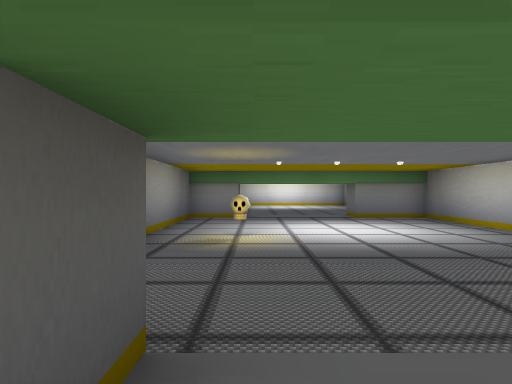
[1] (above)

17 first-person views from a walk through a Unity game level. The camera is 1.3 m above the floor, looks level and sees 75° across. The floor is counted in squares, 2 m on a side. Each view is taken from the middle of a square. On the plan, view 1 faces up. The plan holds only what a view shows up to about 10 squares ahead; the rest is blank. Some animated figures are not drawn.

[2]
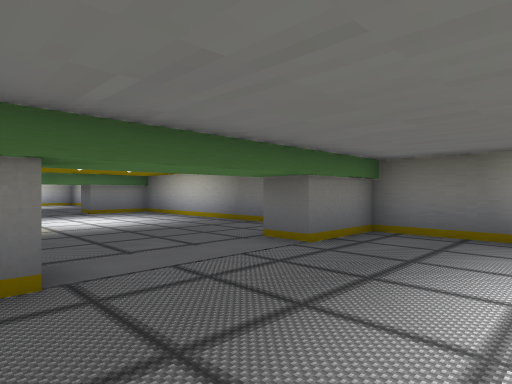

[3]
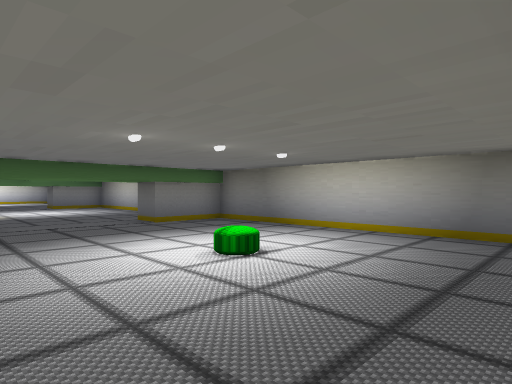

[4]
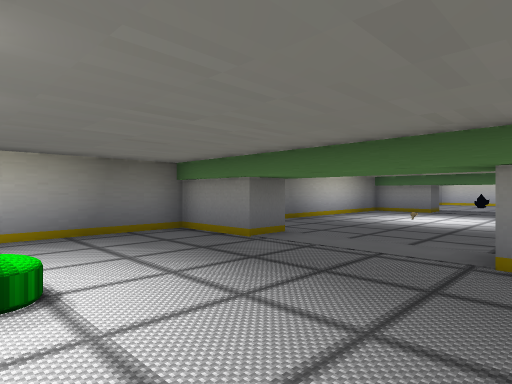

[5]
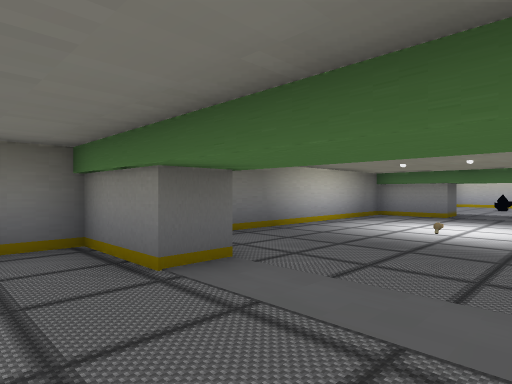

[6]
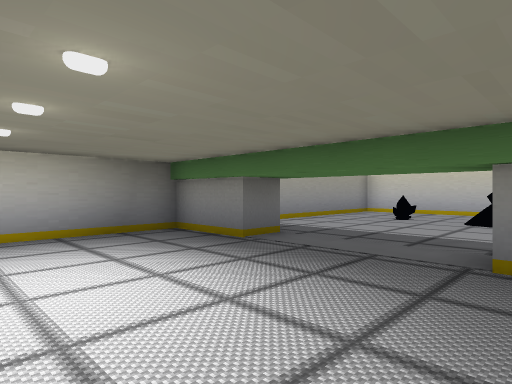

[7]
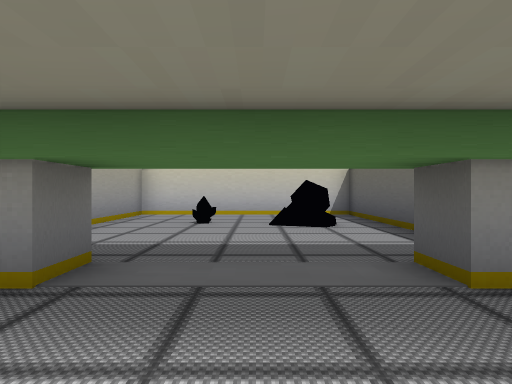

[8]
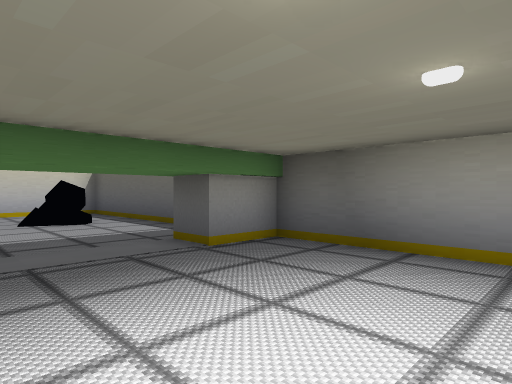

[9]
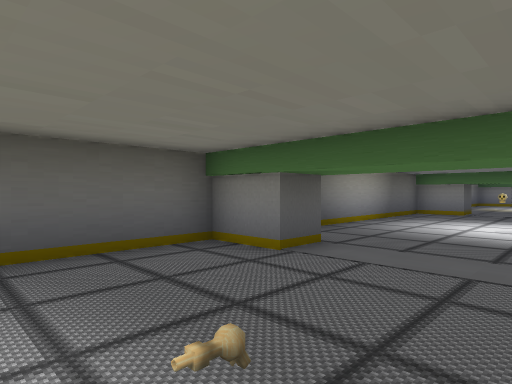

[10]
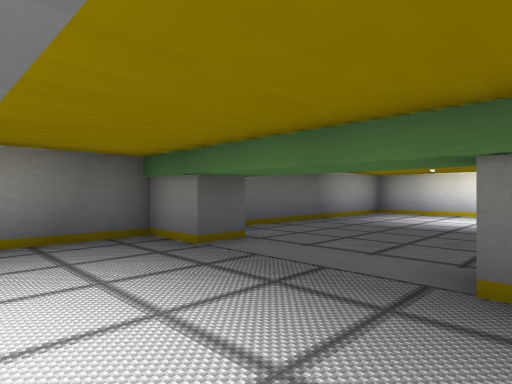

[11]
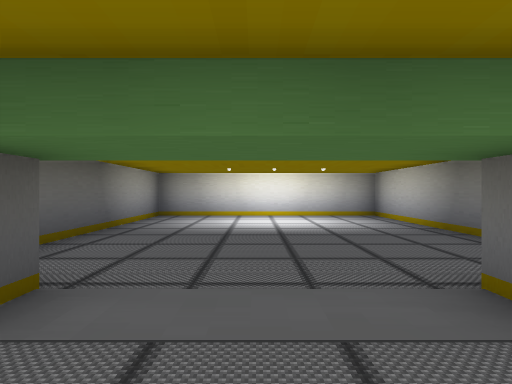

[12]
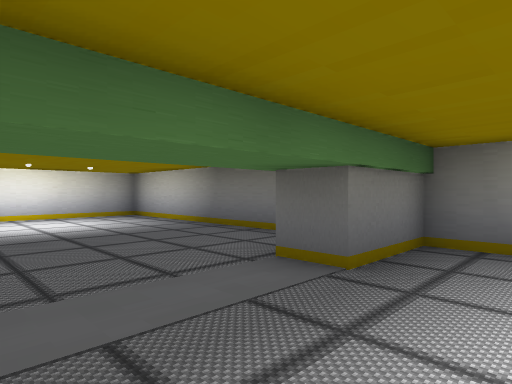

[13]
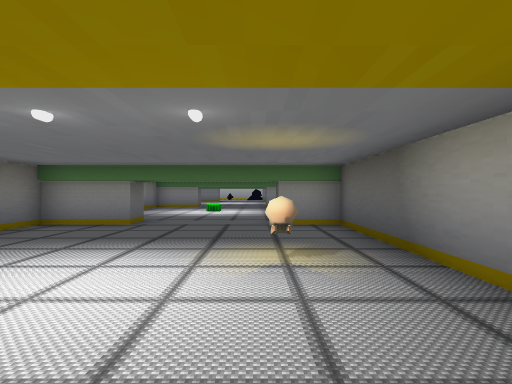

[14]
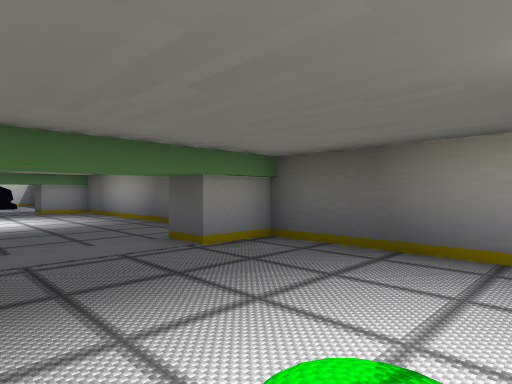

[15]
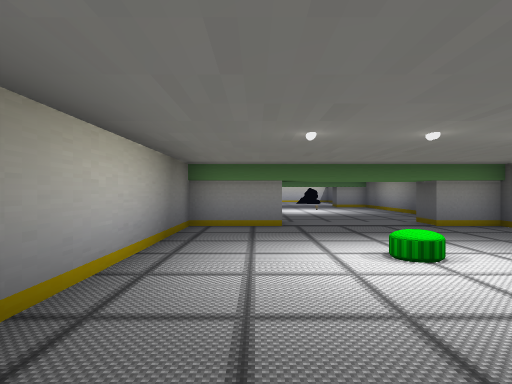

[16]
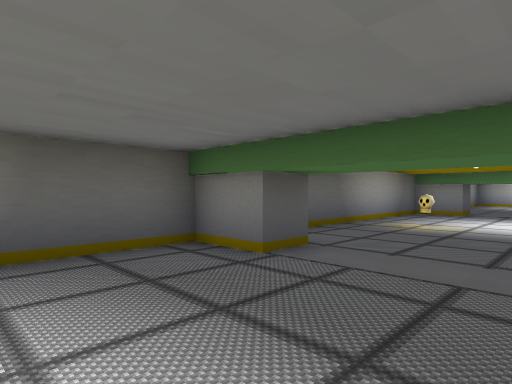

[17]
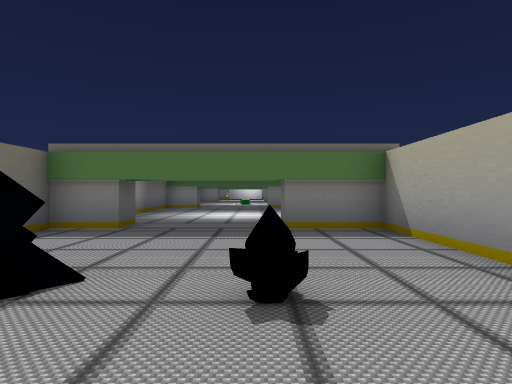

### Floor plan
Points are (right, up) in squares from view 1. A wall is a line through its corners. A room is listed if a view was taken in it or the views show most of it. See-through windows are left out.
Room 1 (views 1, 2, 3, 4, 5, 6, 7, 8, 9, 10, 11, 12, 13, 14, 15, 16, 17)
walls: (2.5, -7.2) (2.5, -6.4) (4.3, -6.4) (4.3, 0.5) (2.5, 0.5) (2.5, 1.4) (4.3, 1.4) (4.3, 8.4) (2.5, 8.4) (2.5, 9.2); (-0.4, 9.2) (-0.4, 8.4) (-1.7, 8.4) (-1.7, 1.4) (-0.4, 1.4) (-0.4, 0.5) (-1.7, 0.5) (-1.7, -6.4) (-0.4, -6.4) (-0.4, -7.2) (-1.7, -7.2) (-1.7, -14.2) (-0.4, -14.2) (-0.4, -15.1) (-1.7, -15.1) (-1.7, -21.6) (4.3, -21.6) (4.3, -15.1) (2.5, -15.1) (2.5, -14.2) (4.3, -14.2) (4.3, -8.6); (4.3, 10.8) (4.3, 16.2) (-1.7, 16.2) (-1.7, 10.4)
objects: other object (0, -19) to (0, -18); other object (0, 5); other object (1, -9); other object (1, -3); other object (2, -19)

Where each view was taken, in squares from view 1:
view 1: 0 up, 0 right, facing up
view 2: 2 down, 1 left, facing up-right
view 3: 6 down, 1 left, facing up-right
view 4: 3 down, 1 left, facing down-right
view 5: 5 down, 0 right, facing down-right
view 6: 11 down, 1 left, facing down-right
view 7: 12 down, 1 right, facing down
view 8: 11 down, 2 right, facing down-left
view 9: 10 down, 2 right, facing up-left
view 10: 6 up, 3 right, facing up-left
view 11: 7 up, 1 right, facing up
view 12: 7 up, 0 right, facing up-right
view 13: 8 up, 0 right, facing down
view 14: 3 down, 2 right, facing down-left
view 15: 0 up, 3 right, facing down
view 16: 2 down, 2 right, facing up-left
view 17: 21 down, 2 right, facing up
